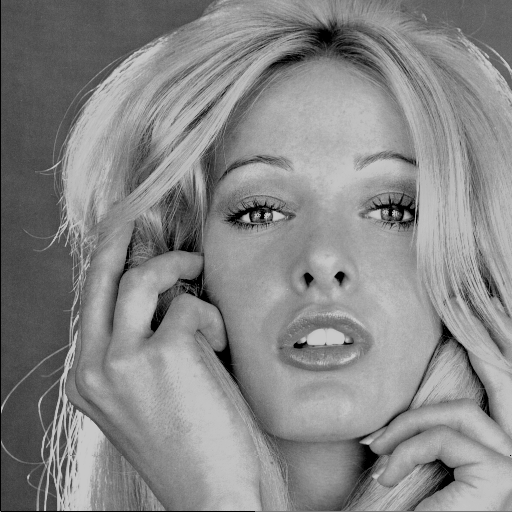
#> input picture photos/gray/1.bmp, 512 x 512 px; its folder holds only this picture in this run
$ python main.py
#> lines starting #> are read from the running program, lines starting #| are printed output that depends on the picture
### non_local_means.py
import cv2 as cv
import numpy as np
from numba import jit
from tqdm import tqdm
import matplotlib.pyplot as plt


# [5 lines left out: function get_img, not called in this run]

def add_noise(img,  p = 0.001, mean = 0,  sigma = 0.3,show = False):
    '''
    This function takes an self.img and returns an img that has been noised with the given input parameters.
    p - Probability threshold of salt and pepper noise.
    '''
    sigma *= 255 #Since the img itself is not normalized
    noise = np.zeros_like(img)
    noise = cv.randn(noise, mean, sigma)
    result_g = cv.add(img, noise) #generate and add gaussian noise

    result_sp = img.copy()
    noise = np.random.rand(img.shape[0], img.shape[1])
    result_sp[noise < p] = 0
    result_sp[noise > (1-p)] = 255
    if show:
        cv.imshow('noised',result_sp)

    return result_sp , result_g


def calc_psnr(original, noisy, peak=100):
    mse = np.mean((original-noisy)**2)
    return 10*np.log10(peak*peak/mse)


@jit(nopython=True)
def non_local_means_computing(input, bordered_img, neighbour_window_size, patch_window_size, sigma,h ,layers):
    '''Performs the non-local-means algorithm given a input img.'''
    neighbour_width = neighbour_window_size//2
    patch_width = patch_window_size//2
    img = input.copy()
    max_progress = (img.shape[1]*img.shape[0]*(neighbour_window_size - patch_window_size)**2)*layers
    result = bordered_img.copy()


    # with tqdm(total=max_progress) as progress_bar:
    for layer in range(layers):
        progress = 0
        for img_x in range(neighbour_width , neighbour_width + img.shape[0]):
            for img_y in range(neighbour_width, neighbour_width + img.shape[1]):
                win_x = img_x - neighbour_width
                win_y = img_y - neighbour_width

                neighbour_window = bordered_img[img_x - patch_window_size//2 : img_x + patch_width +1,
                                                img_y - patch_window_size//2 : img_y + patch_width +1,layer]

                pix_val = 0
                weight_sum = 0
                for patch_x in range(win_x,win_x + neighbour_window_size - patch_window_size):
                    for patch_y in range(win_y,win_y + neighbour_window_size - patch_window_size):

                        patch_window = bordered_img[patch_x:patch_x+patch_window_size + 1,
                                                    patch_y:patch_y+patch_window_size + 1,layer]


                        euclidean_dist = (np.sum(np.square(patch_window - neighbour_window)))
                        weight = np.exp(-max(euclidean_dist -2*sigma**2, 0.0)/h**2)
                        weight_sum += weight
                        pix_val += weight*bordered_img[patch_x + patch_width,
                                                    patch_y + patch_width,layer]

                        progress += 1
                        percent_completed = progress*100/max_progress
                        if percent_completed % 5 == 0:
                            print('Completed in: ', percent_completed,'precent of layer number: ',layer+1)

                pix_val /= weight_sum

                result[img_x,img_y,layer] = pix_val


    return result[neighbour_width:neighbour_width+img.shape[0],neighbour_width:neighbour_width+img.shape[1]]

# [10 lines left out: function mse, not called in this run]

def non_local_means_initiate(input, neighbour_window_size, patch_window_size,h,sigma):
    # reflects borders to allow computing on the edges

    bordered_img = cv.copyMakeBorder(input, neighbour_window_size//2, neighbour_window_size//2, neighbour_window_size//2, neighbour_window_size//2, cv.BORDER_REFLECT)
    if len(input.shape) > 2:
        layers = input.shape[2]
    else:
        layers = 1
        input = np.expand_dims(input, axis=2)
        bordered_img = np.expand_dims(bordered_img, axis=2)

    result = non_local_means_computing(input, bordered_img, neighbour_window_size, patch_window_size,sigma,h,layers)
    return result


# [28 lines that do not run on import are left out]

### main.py
import cv2 as cv
from tqdm import tqdm
import non_local_means as nlm
from pathlib import Path
import os
import csv

if __name__ == '__main__':

    sp_values = [0.001, 0.002, 0.005, 0.010, 0.015]
    gauss_values_mean = [0 , 0.1, 0.2 , 0.3, 0.5]
    gauss_values_sigma = [0 , 0.1, 0.2 , 0.3, 0.5]
    h_values = []
    sigma_values = []
    neighbour_window_size_values = []
    patch_window_size_values = []


    cv_result = cv.Mat
    file = open('data.csv', 'w')
    writer = csv.writer(file)
    header = ["Index", "Noise Type", "Metric", "Noised", "NLM from OpenCV", "Our NLM"]
    writer.writerow(header)
    img_num = 0
    grey_folder = Path('photos/gray')
    color_folder = Path('photos/color')
    for i in tqdm(range(len(sp_values))):
        type = ['Salt&Pepper', "Gaussian"]
        for filename in (os.listdir(grey_folder)):
            img_num += 1
            f = os.path.join(grey_folder, filename)
            # checking if it is a file
            if os.path.isfile(f):
                img = cv.imread(f)
#> img is the input picture: shape (512, 512, 3); min 0, max 201, mean 135.1
                sp_noised, g_noised = nlm.add_noise(img,sp_values[i], gauss_values_mean[i],gauss_values_sigma[i])
#> in add_noise, `result_sp[noise > (1-p)] = 255`:
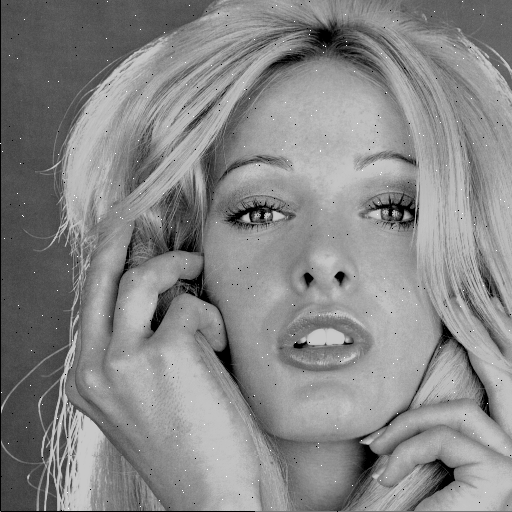
#> result_sp: shape (512, 512, 3); min 0, max 255, mean 135.1
                psnr_noised_sp = nlm.calc_psnr(img,sp_noised)
#> in calc_psnr, `mse = np.mean((original-noisy)**2)`: mse = 0.211
#> psnr_noised_sp = 46.76
                psnr_noised_g = nlm.calc_psnr(img,g_noised)
#> psnr_noised_g = inf
                cv_result = cv.fastNlMeansDenoising(sp_noised,None,15,6,20)
                cv_psnr = nlm.calc_psnr(img,cv_result)
#> cv_psnr = 24.95
                my_result = nlm.non_local_means_initiate(sp_noised,neighbour_window_size= 20,patch_window_size= 6,h = 21,sigma= 40)
#> in non_local_means_initiate, `bordered_img = cv.copyMakeBorder(input, neighbour_window_size//2, neig..`:
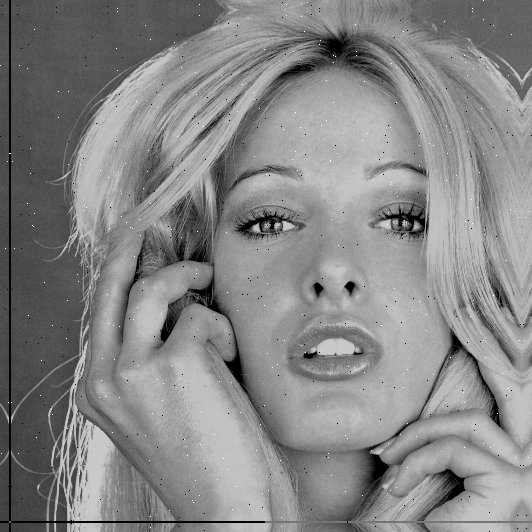
#> bordered_img: shape (532, 532, 3); min 0, max 255, mean 133.7
#> (the run stopped early here; a loop or call above may not have finished)
